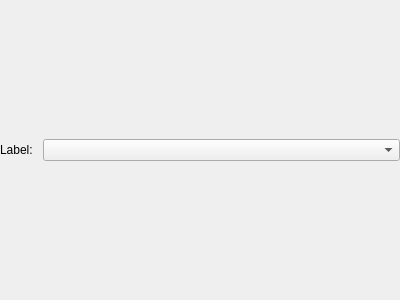
<?xml version="1.0" encoding="UTF-8"?>
<ui version="4.0">
 <class>TypeWidget</class>
 <widget class="QWidget" name="TypeWidget">
  <property name="geometry">
   <rect>
    <x>0</x>
    <y>0</y>
    <width>400</width>
    <height>300</height>
   </rect>
  </property>
  <property name="windowTitle">
   <string>Form</string>
  </property>
  <layout class="QHBoxLayout" name="horizontalLayout">
   <property name="spacing">
    <number>10</number>
   </property>
   <property name="margin">
    <number>0</number>
   </property>
   <item>
    <widget class="QLabel" name="label">
     <property name="sizePolicy">
      <sizepolicy hsizetype="Maximum" vsizetype="Preferred">
       <horstretch>0</horstretch>
       <verstretch>0</verstretch>
      </sizepolicy>
     </property>
     <property name="text">
      <string>Label:</string>
     </property>
     <property name="buddy">
      <cstring>comboBox</cstring>
     </property>
    </widget>
   </item>
   <item>
    <widget class="QComboBox" name="comboBox">
     <property name="sizePolicy">
      <sizepolicy hsizetype="Minimum" vsizetype="Fixed">
       <horstretch>0</horstretch>
       <verstretch>0</verstretch>
      </sizepolicy>
     </property>
     <property name="editable">
      <bool>false</bool>
     </property>
     <property name="currentIndex">
      <number>-1</number>
     </property>
    </widget>
   </item>
  </layout>
 </widget>
 <resources/>
 <connections/>
</ui>
